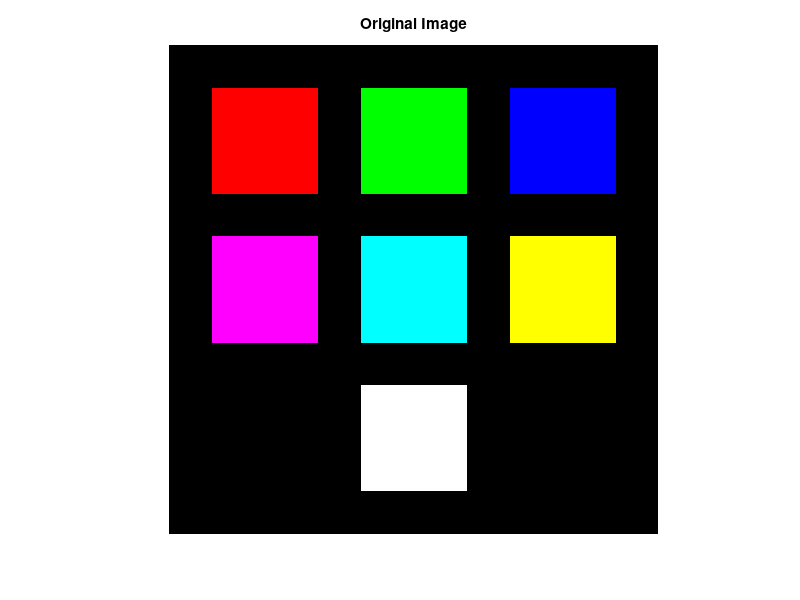
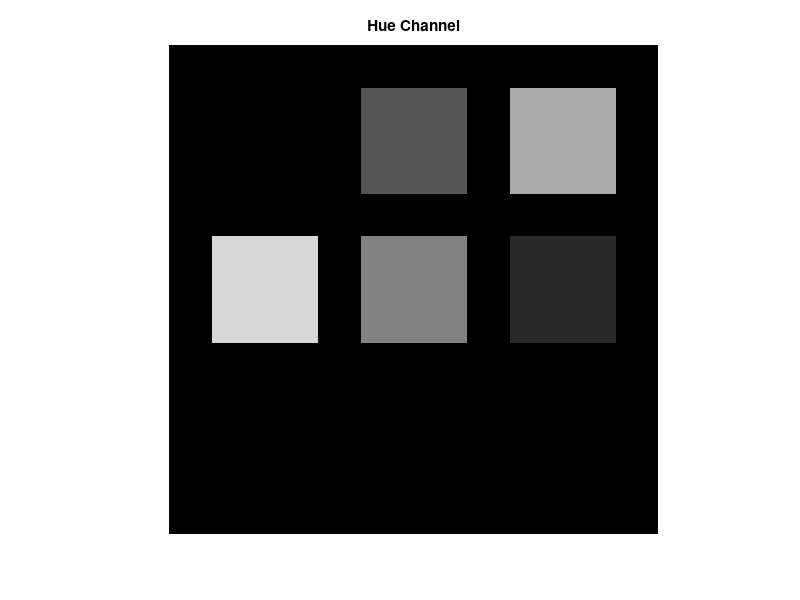
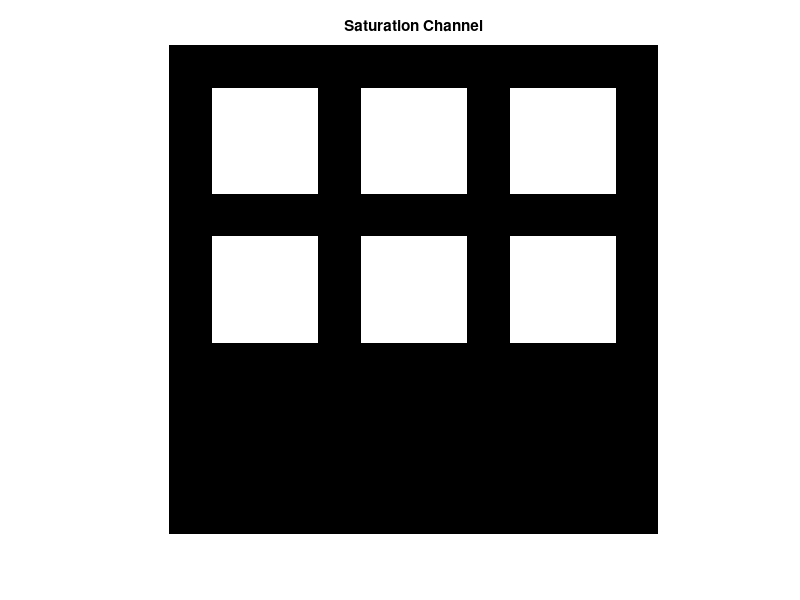
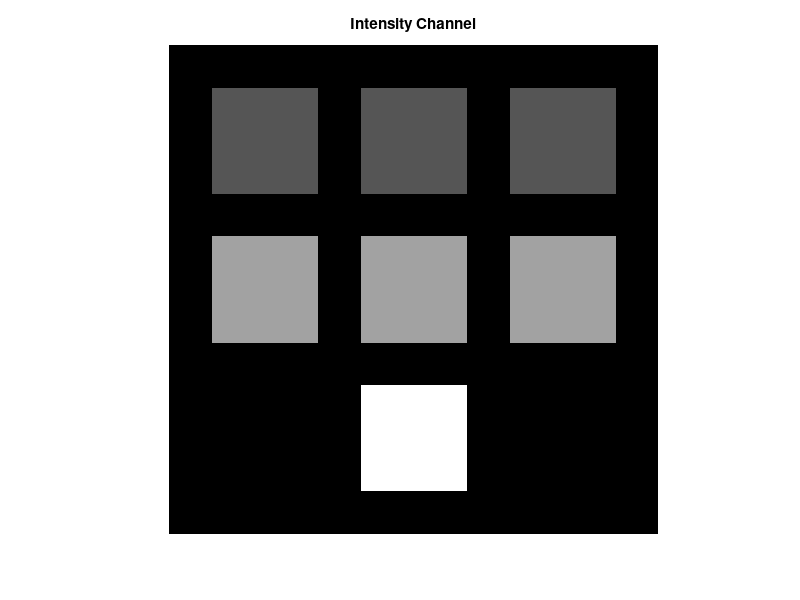

MATLAB code for these plots, in order:
% EE475 : Homework 6
% Batuhan Tosun 2017401141

%% Question 5

img = zeros(230,230,3);

img(21:70,21:70,1)=255;
img(21:70,91:140,2)=255;
img(21:70,161:210,3)=255;


img(91:140,21:70,1)=255;
img(91:140,21:70,3)=255;

img(91:140,91:140,2)=255;
img(91:140,91:140,3)=255;

img(91:140,161:210,1)=255;
img(91:140,161:210,2)=255;


img(161:210,91:140,1)=255;
img(161:210,91:140,2)=255;
img(161:210,91:140,3)=255;

img = uint8(img);

figure
imshow(img)
title("Original Image")
%%
hsv_img = rgb2hsv(img);
h_img = hsv_img(:,:,1);
s_img = hsv_img(:,:,2);
v_img = zeros(230,230,1);

v_img(21:70,21:70,1)=85;
v_img(21:70,91:140,1)=85;
v_img(21:70,161:210,1)=85;

v_img(91:140,21:70,1)=160;
v_img(91:140,91:140,1)=160;
v_img(91:140,161:210,1)=160;

v_img(161:210,91:140,1)=255;


figure
imshow(uint8(h_img*255))
title("Hue Channel")
figure
imshow(uint8(s_img*255))
title("Saturation Channel")
figure
imshow(uint8(v_img));
title("Intensity Channel")
